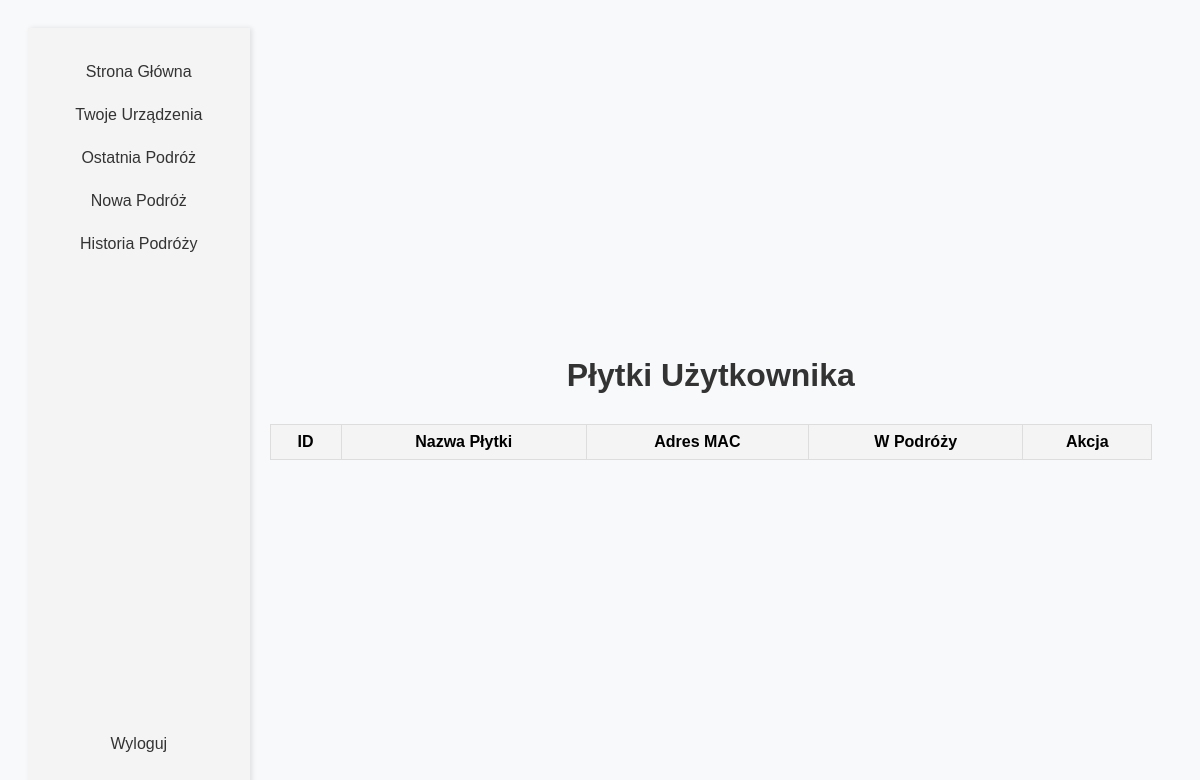
The app's page /test123/boards (signed in), older data.
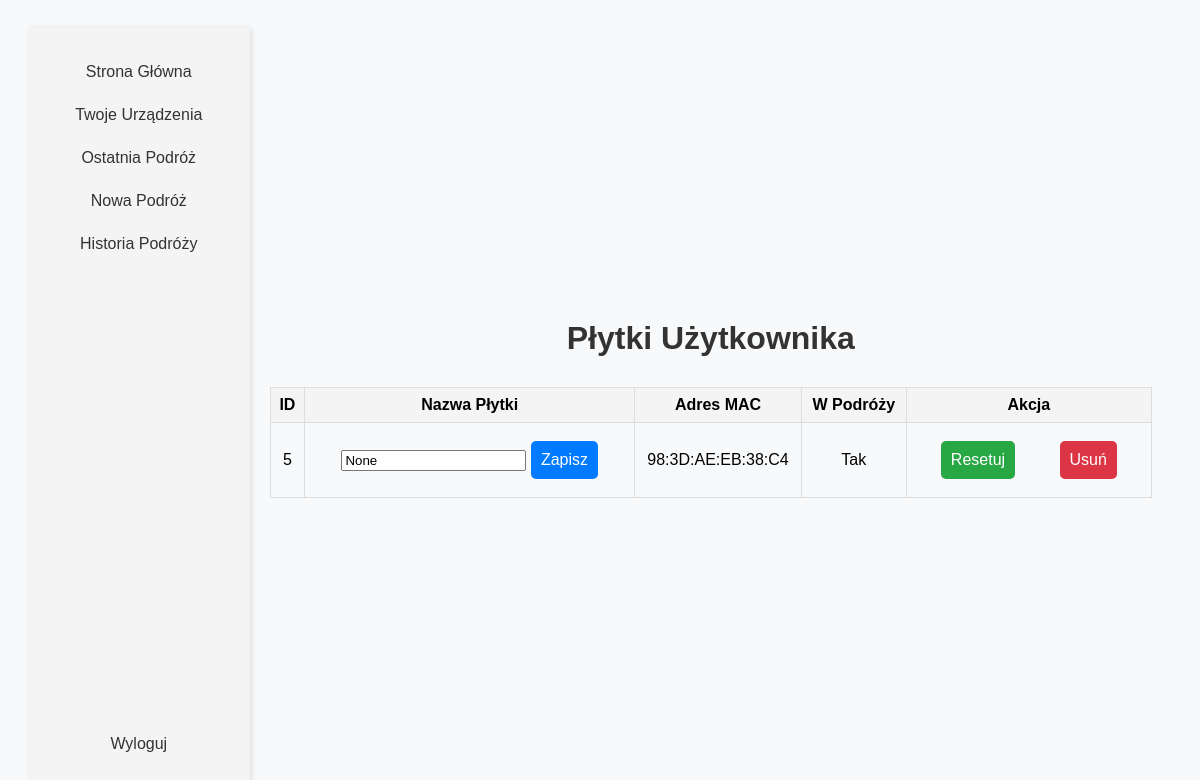
The same page, newer data.
### tables this page shows
CREATE TABLE user_boards (
                    id INTEGER PRIMARY KEY AUTOINCREMENT,
                    user_id INTEGER NOT NULL,
                    mac_address TEXT NOT NULL,
                    board_name TEXT,
                    is_in_use INTEGER DEFAULT 0 NOT NULL,
                    FOREIGN KEY (user_id) REFERENCES users (id));

### routes/boards.py (the view, shortened to what this page needs)
@bp.route('/<username>/boards', methods=['GET', 'POST'])
def boards(username):
    if 'username' not in session or session['username'] != username:
        return redirect(url_for('home.home'))
    if request.method == 'POST':
        if 'reset' in request.form:
            board_id = request.form.get('board_id')
            if board_id:
                toggle_board_usage(board_id, 0)  # Ustawia is_in_use na 0
            return redirect(url_for('boards.boards', username=username))
    boards = get_user_boards(username)
    return render_template('boards.html', boards=boards, username=username)

### routes/boards.py (called while the page is built)
def get_user_boards(username):
    conn = sqlite3.connect('Users.db')
    conn.row_factory = sqlite3.Row
    c = conn.cursor()
    c.execute('''SELECT user_boards.id, user_boards.mac_address, user_boards.board_name, user_boards.is_in_use
                 FROM user_boards
                 INNER JOIN users ON user_boards.user_id = users.id
                 WHERE users.username = ?
                 ORDER BY user_boards.id ASC''', (username,))
    boards = c.fetchall()
    conn.close()
    return boards

### templates/boards.html (shortened to what this page needs)
<!DOCTYPE html>
<html lang="pl">
<head>
</head>
<body>
    {% if username %}
        <div class="sidebar">
            <div>
                <a href="{{ url_for('home.home') }}">Strona Główna</a>
                <a href="{{ url_for('boards.boards', username=username) }}">Twoje Urządzenia</a>
                <a href="{{ url_for('current_journey.current_journey')}}">Ostatnia Podróż</a>
                <a href="{{ url_for('new_journey.new_journey') }}">Nowa Podróż</a>
                <a href="{{ url_for('journey_history.journey_history') }}">Historia Podróży</a>
            </div>
        <a href="{{ url_for('login.logout') }}">Wyloguj</a>
        </div>
        <div class="content">
            <h1>Płytki Użytkownika</h1>
            <table>
                <thead>
                    <tr>
                        <th>ID</th>
                        <th>Nazwa Płytki</th>
                        <th>Adres MAC</th>
                        <th>W Podróży</th>
                        <th>Akcja</th>
                    </tr>
                </thead>
                <tbody>
                    {% for board in boards %}
                    <tr>
                        <td>{{ board.id }}</td>
                        <td>
                            <form method="post" action="{{ url_for('boards.boards', username=username) }}">
                                <input type="text" name="new_name" value="{{ board.board_name }}">
                                <button type="submit">Zapisz</button>
                            </form>
                        </td>
                        <td>{{ board.mac_address }}</td>
                        <td>
                            {{ 'Tak' if board.is_in_use else 'Nie' }}
                        </td>
                        <td>
                            <form method="post" action="{{ url_for('boards.boards', username=username) }}">
                                <button type="submit" name="reset" class="reset">Resetuj</button>
                            </form>
                            <form method="post" action="{{ url_for('boards.boards', username=username) }}">
                                <button type="submit" name="delete" class="delete">Usuń</button>
                            </form>
                        </td>
                    </tr>
                    {% endfor %}
                </tbody>
            </table>
        </div>
    {% endif %}
</body>
</html>

### templates/boards.html (style rules this page uses)
body { font-family: Arial, sans-serif; text-align: center; background-color: #f8f9fa; padding: 20px; display: flex; }
h1 { color: #333; margin-bottom: 30px; }
form { margin: 20px; }
button { margin: 10px 0; padding: 10px 20px; cursor: pointer; }
.sidebar { width: 200px; background-color: #f4f4f4; padding: 20px; display: flex; flex-direction: column; justify-content: space-between; height: 90vh; box-shadow: 2px 0 5px rgba(0,0,0,0.1); }
.sidebar a { text-decoration: none; color: #333; padding: 10px 0; margin: 5px 0; display: block; font-size: 16px; }
.content { padding: 20px; padding: 20px; justify-content: center; margin: auto; align-items: center; width: 85%; width: 85%; }
table { width: 100%; border-collapse: collapse; margin: 20px 0; }
table th, table td { border: 1px solid #ddd; padding: 8px; text-align: center; }
table th { background-color: #f4f4f4; }
button { padding: 10px; font-size: 16px; cursor: pointer; border: none; background-color: #007bff; color: white; border-radius: 5px; }
button.delete { background-color: #dc3545; }
form { display: inline; }
button.reset { background-color: #28a745; }

Row changes from the older to the newer data that the page shows:
added user_boards: id "5", new_name "None", mac_address "98:3D:AE:EB:38:C4", is_in_use "Tak"
